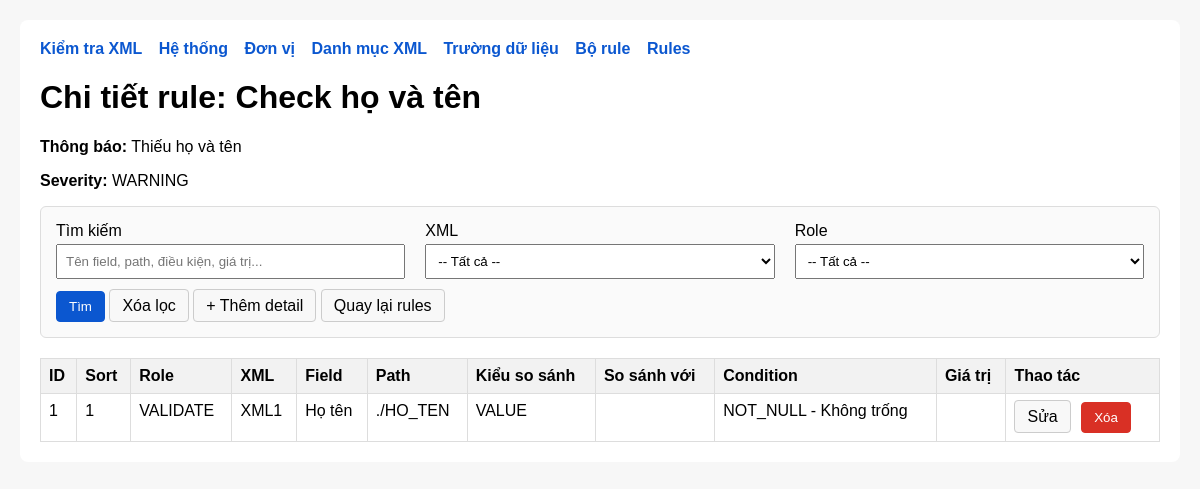
Page /rules/1/details on the earlier database version.
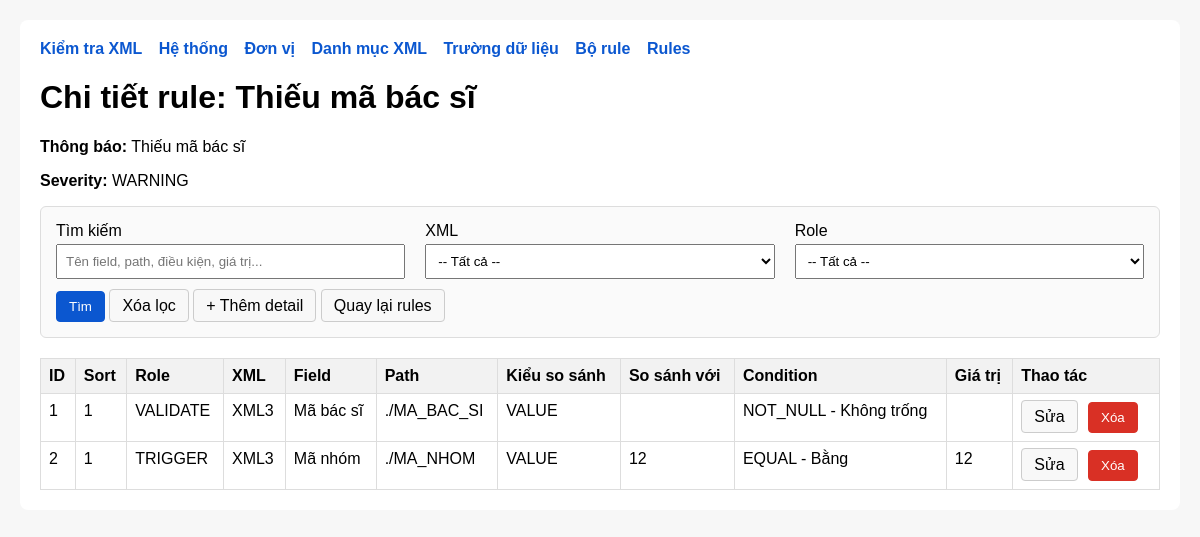
Same page on the later database version.
### models/rule_model.py (models this page shows, shortened)
class Rule(db.Model):
    __tablename__ = "rule"
    id = db.Column(db.Integer, primary_key=True)
    bo_rule_id = db.Column(db.Integer, db.ForeignKey("bo_rule.id"), nullable=False)
    ten_rule = db.Column(db.String(255), nullable=False)
    thong_bao = db.Column(db.String(500), nullable=False)
    severity = db.Column(db.String(50), nullable=False, default="WARNING")
    is_active = db.Column(db.Boolean, nullable=False, default=True)
    bo_rule = db.relationship("BoRule", backref="rules")

class RuleDetail(db.Model):
    __tablename__ = "rule_detail"
    id = db.Column(db.Integer, primary_key=True)
    rule_id = db.Column(db.Integer, db.ForeignKey("rule.id"), nullable=False)
    field_id = db.Column(db.Integer, db.ForeignKey("danh_muc_truong_du_lieu.id"), nullable=False)
    condition_id = db.Column(db.Integer, db.ForeignKey("danh_muc_dieu_kien.id"), nullable=False)
    gia_tri = db.Column(db.String(255), nullable=True)
    condition_role = db.Column(db.String(50), nullable=False)
    sort_order = db.Column(db.Integer, nullable=False, default=1)
    compare_mode = db.Column(db.String(20), nullable=False, default="VALUE")
    compare_field_id = db.Column(db.Integer, db.ForeignKey("danh_muc_truong_du_lieu.id"), nullable=True)
    rule = db.relationship("Rule", backref="details")
    field = db.relationship("DanhMucTruongDuLieu", foreign_keys=[field_id])
    condition = db.relationship("DanhMucDieuKien")
    compare_field = db.relationship("DanhMucTruongDuLieu", foreign_keys=[compare_field_id])

### models/xml_model.py (models this page shows, shortened)
class DanhMucXml(db.Model):
    __tablename__ = "danh_muc_xml"
    id = db.Column(db.Integer, primary_key=True)
    ma_xml = db.Column(db.String(50), nullable=False, unique=True)   # XML1, XML2, XML3
    ten_xml = db.Column(db.String(255), nullable=False)
    list_path = db.Column(db.String(500), nullable=False)            # path tính từ NOIDUNGFILE

### models/field_model.py (models this page shows, shortened)
class DanhMucTruongDuLieu(db.Model):
    __tablename__ = "danh_muc_truong_du_lieu"
    id = db.Column(db.Integer, primary_key=True)
    ten_truong = db.Column(db.String(255), nullable=False)
    xml_id = db.Column(db.Integer, db.ForeignKey("danh_muc_xml.id"), nullable=False)
    xml_path = db.Column(db.String(500), nullable=False)  # path bên trong từng phần tử của list
    data_type = db.Column(db.String(50), nullable=False, default="STRING")
    xml = db.relationship("DanhMucXml", backref="fields")

### models/condition_model.py (models this page shows, shortened)
class DanhMucDieuKien(db.Model):
    __tablename__ = "danh_muc_dieu_kien"
    id = db.Column(db.Integer, primary_key=True)
    ma_dieu_kien = db.Column(db.String(50), nullable=False, unique=True)
    ten_dieu_kien = db.Column(db.String(255), nullable=False)

### routes/rule_routes.py (the view, shortened to what this page needs)
@rule_bp.route("/<int:rule_id>/details", methods=["GET"])
def list_rule_details(rule_id):
    rule = Rule.query.get_or_404(rule_id)
    keyword = (request.args.get("keyword") or "").strip()
    xml_id = (request.args.get("xml_id") or "").strip()
    role = (request.args.get("role") or "").strip()
    query = (
        RuleDetail.query
        .join(DanhMucTruongDuLieu, RuleDetail.field_id == DanhMucTruongDuLieu.id)
        .join(DanhMucXml, DanhMucTruongDuLieu.xml_id == DanhMucXml.id)
        .join(DanhMucDieuKien, RuleDetail.condition_id == DanhMucDieuKien.id)
        .filter(RuleDetail.rule_id == rule_id)
    )
    if xml_id:
        query = query.filter(DanhMucTruongDuLieu.xml_id == int(xml_id))
    if role:
        query = query.filter(RuleDetail.condition_role == role)
    details = query.order_by(RuleDetail.sort_order.asc(), RuleDetail.id.asc()).all()
    xmls = DanhMucXml.query.order_by(DanhMucXml.id.asc()).all()
    return render_template(
        "rule_details.html",
        rule=rule,
        details=details,
        keyword=keyword,
        xml_id=xml_id,
        role=role,
        xmls=xmls
    )

### templates/rule_details.html (shortened to what this page needs)
{% extends "base.html" %}
{% block content %}
<h1>Chi tiết rule: {{ rule.ten_rule }}</h1>
<p><b>Thông báo:</b> {{ rule.thong_bao }}</p>
<p><b>Severity:</b> {{ rule.severity }}</p>
<div class="filter-box">
    <form method="GET">
        <div class="row">
            <div class="col">
                <label>Tìm kiếm</label>
                <input type="text" name="keyword" value="{{ keyword }}"
                    placeholder="Tên field, path, điều kiện, giá trị...">
            </div>
            <div class="col">
                <label>XML</label>
                <select name="xml_id">
                    <option value="">-- Tất cả --</option>
                </select>
            </div>
            <div class="col">
                <label>Role</label>
                <select name="role">
                    <option value="">-- Tất cả --</option>
                </select>
            </div>
        </div>
        <button type="submit" class="btn btn-primary">Tìm</button>
        <a href="/rules/{{ rule.id }}/details" class="btn">Xóa lọc</a>
        <a href="/rules/{{ rule.id }}/details/create" class="btn">+ Thêm detail</a>
        <a href="/rules" class="btn">Quay lại rules</a>
    </form>
</div>
<table>
    <thead>
        <tr>
            <th>ID</th>
            <th>Sort</th>
            <th>Role</th>
            <th>XML</th>
            <th>Field</th>
            <th>Path</th>
            <th>Kiểu so sánh</th>
            <th>So sánh với</th>
            <th>Condition</th>
            <th>Giá trị</th>
            <th>Thao tác</th>
        </tr>
    </thead>
    <tbody>
        {% for d in details %}
        <tr>
            <td>{{ d.id }}</td>
            <td>{{ d.sort_order }}</td>
            <td>{{ d.condition_role }}</td>
            <td>{{ d.field.xml.ma_xml }}</td>
            <td>{{ d.field.ten_truong }}</td>
            <td>{{ d.field.xml_path }}</td>
            <td>{{ d.compare_mode }}</td>
            <td>
                {% if d.compare_mode == 'FIELD' and d.compare_field %}
                {{ d.compare_field.xml.ma_xml }} | {{ d.compare_field.ten_truong }} | {{ d.compare_field.xml_path }}
                {% else %}
                {{ d.gia_tri or '' }}
                {% endif %}
            </td>
            <td>{{ d.condition.ma_dieu_kien }} - {{ d.condition.ten_dieu_kien }}</td>
            <td>{{ d.gia_tri or '' }}</td>
            <td class="actions">
                <a class="btn" href="/rules/details/{{ d.id }}/edit">Sửa</a>
                <form class="inline" method="POST" action="/rules/details/{{ d.id }}/delete"
                    onsubmit="return confirm('Xóa detail này?');">
                    <button class="btn btn-danger" type="submit">Xóa</button>
                </form>
            </td>
        </tr>
        {% endfor %}
    </tbody>
</table>
{% endblock %}

Differences in the rows shown:
changed Rule "WARNING": ten_rule "Check họ và tên" → "Thiếu mã bác sĩ"; thong_bao "Thiếu họ và tên" → "Thiếu mã bác sĩ"
changed through a linked row, RuleDetail "VALIDATE": field.xml.ma_xml "XML1" → "XML3"; field.ten_truong "Họ tên" → "Mã bác sĩ"; field.xml_path "./HO_TEN" → "./MA_BAC_SI"
now on this page (row edited): RuleDetail: id "2", sort_order "1", condition_role "TRIGGER", field.xml.ma_xml "XML3", field.ten_truong "Mã nhóm", field.xml_path "./MA_NHOM", compare_mode "VALUE", gia_tri "12", condition.ma_dieu_kien "EQUAL", condition.ten_dieu_kien "Bằng"
